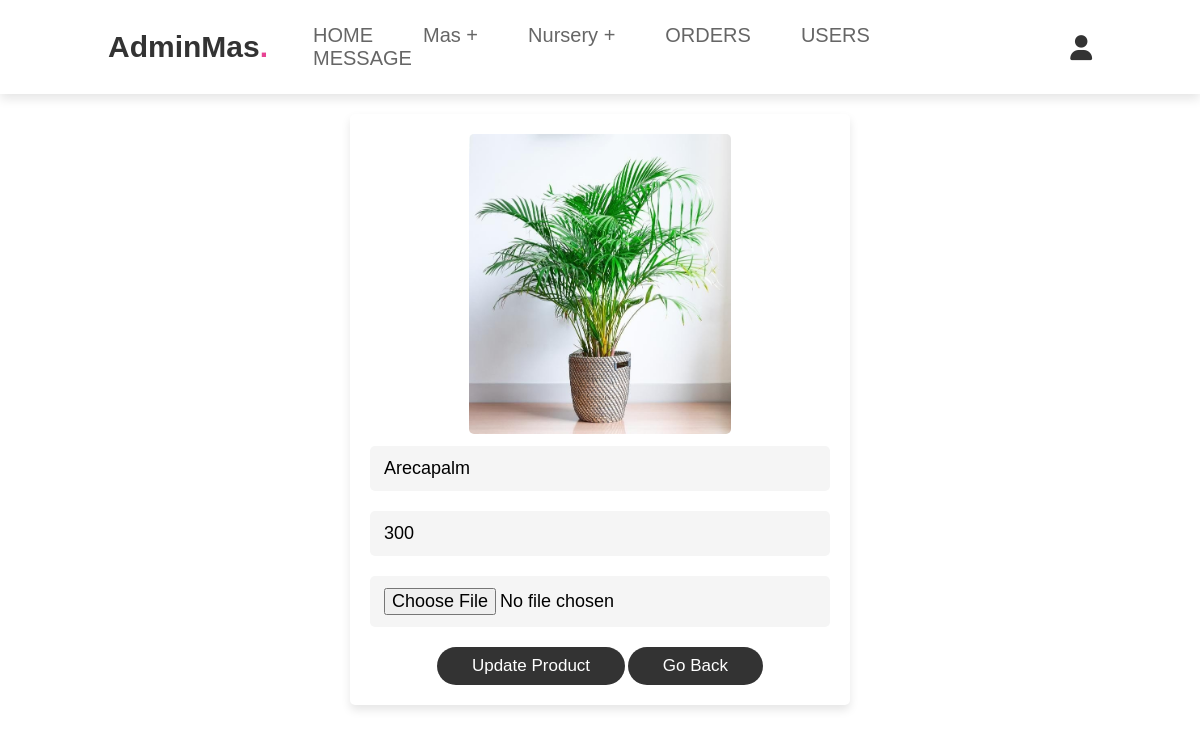
Screenshot of /admin_update_interior.php?update=13 (signed in) with the database file from the repository.
### tables this page shows
CREATE TABLE `interior` (
  `id` int(100) NOT NULL,
  `name` varchar(100) NOT NULL,
  `price` int(100) NOT NULL,
  `image` varchar(100) NOT NULL,
  `quantity` int(100) NOT NULL
);

### admin_update_interior.php (the view, shortened to what this page needs)
<?php
@include 'configuration.php';
?>
<!DOCTYPE html>
<html lang="en">
<head>
   <link rel="stylesheet" href="https://cdnjs.cloudflare.com/ajax/libs/font-awesome/6.0.0/css/all.min.css">
   <link rel="stylesheet" href="styleadmin.css">
</head>
<body>
<?php @include 'admin_header.php'; ?>
<section class="update-product">
<?php
   $update_id = $_GET['update'];
   $select_products = mysqli_query($conn, "SELECT * FROM `interior` WHERE id = '$update_id'") or die('query failed');
   if(mysqli_num_rows($select_products) > 0){
      while($fetch_products = mysqli_fetch_assoc($select_products)){
?>
<form action="" method="post" enctype="multipart/form-data">
   <img src="uploaded_img/<?php echo $fetch_products['image']; ?>" class="image"  alt="">
   <input type="text" class="box" value="<?php echo $fetch_products['name']; ?>" required placeholder="update product name" name="name">
   <input type="number" min="0" class="box" value="<?php echo $fetch_products['price']; ?>" required placeholder="update product price" name="price">
   <input type="file" accept="image/jpg, image/jpeg, image/png" class="box" name="image">
   <input type="submit" value="update product" name="update_product" class="btn">
   <a href="admin_interior.php" class="btn">go back</a>
</form>
<?php
      }
   }else{
      echo '<p class="empty">no update product select</p>';
   }
?>
</section>

### styleadmin.css (style rules this page uses)
:root { --pink:#e84393; --red:#963f69; --orange:#9f3861; --white:#fff; --light-color:#666; --light-white:#ccc; --light-bg:#f5f5f5; --border:.2rem solid var(--black); --box-shadow:0 .5rem 1rem rgba(0,0,0,.1); }
* { font-family: 'Rubik', sans-serif; margin:0; padding:0; box-sizing: border-box; outline: none; border:none; text-decoration: none; transition:all .2s linear; }
html { font-size: 62.5%; overflow-x: hidden; scroll-behavior: smooth; scroll-padding-top: 6.5rem; }
section { padding:3rem 2rem; }
.btn, .delete-btn, .option-btn { display: inline-block; border-radius: .5rem; margin-top: 1rem; font-size: 1.8rem; color:var(--white); cursor: pointer; padding:1rem 3rem; text-transform: capitalize; }
.btn { background-color: var(--pink); }
.update-product form { max-width: 50rem; border-radius: .5rem; background-color: var(--white); border:var(--border); padding:2rem; text-align: center; margin:0 auto; box-shadow: var(--box-shadow); }
.update-product form .box { width: 100%; margin:1rem 0; font-size: 1.8rem; color:var(--black); border-radius: .5rem; background-color: var(--light-bg); padding:1.2rem 1.4rem; border:var(--border); }
.update-product .image { height: 30rem; border:var(--border); border-radius: .5rem; }
.btn { display: inline-block; margin-top: 1rem; border-radius: 5rem; background: #333; color: #fff; padding: .9rem 3.5rem; cursor: pointer; font-size: 1.7rem; text-align: center; }

### style_notif.css (style rules this page uses)
:root { --pink:#e84393; --light-bg:#f5f5f5; --border:.2rem solid var(--black) ; --light-color:#666; --box-shadow:0 .5rem 1rem rgba(0,0,0,.1); }
* { margin:0;padding:0; font-family: Verdana, Geneva, Tahoma, sans-serif; outline: none ;border:none; text-decoration:none; text-transform: none; transition:.2s linear; }
html { font-size:62.5% ; scroll-behavior: smooth; scroll-padding-top: 6rem; overflow-x: hidden; }
section { padding:2rem 9%; }
.btn { display: inline-block; margin-top: 1rem; border-radius: 5rem; background: #333; color: #fff; padding: .9rem 3.5rem; cursor: pointer; font-size: 1.7rem; text-align: center; }

### rows the page displays
interior: image (picture), name "Arecapalm", price "300"
